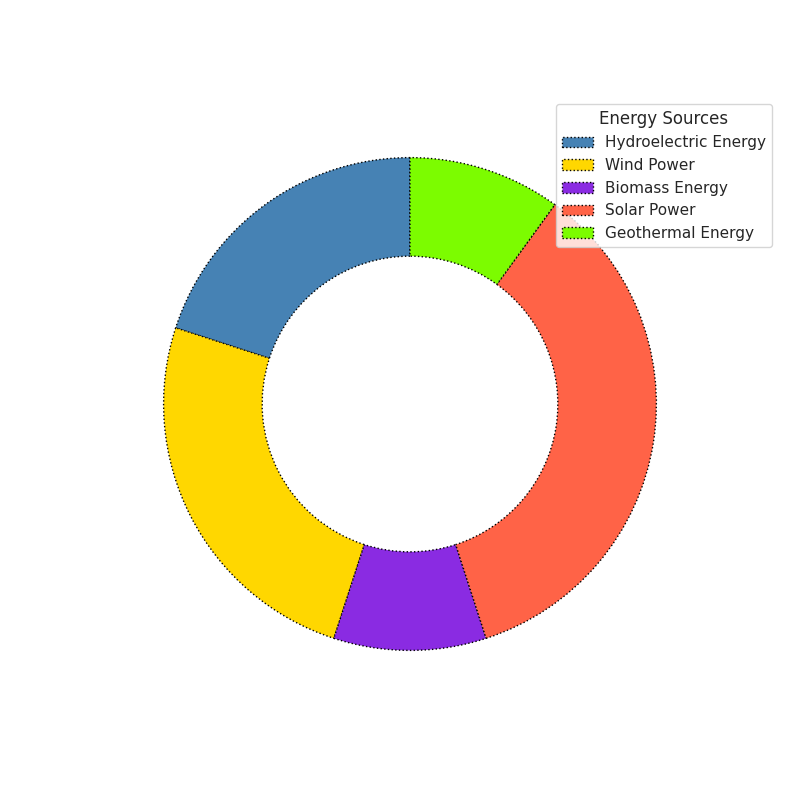

Write the Python code that produced this figure.
import matplotlib.pyplot as plt

sectors = ['Hydroelectric Energy', 'Wind Power', 'Biomass Energy', 'Solar Power', 'Geothermal Energy']
investment_distribution = [20, 25, 10, 35, 10]
colors = ['#4682B4', '#FFD700', '#8A2BE2', '#FF6347', '#7CFC00']

fig, ax = plt.subplots(figsize=(8, 8))
wedges, texts = ax.pie(
    investment_distribution, 
    colors=colors, 
    startangle=90,
    wedgeprops=dict(width=0.4, edgecolor='black', linestyle=':')
)

# Add a grid, but since it's a pie chart, we'll make this stylistic through lines and background
ax.set_facecolor('#f0f0f5')  # Light gray background for the plot

# Randomly arranged legend
ax.legend(wedges, sectors, title="Energy Sources", loc="upper right", bbox_to_anchor=(1.1, 1))

plt.show()
